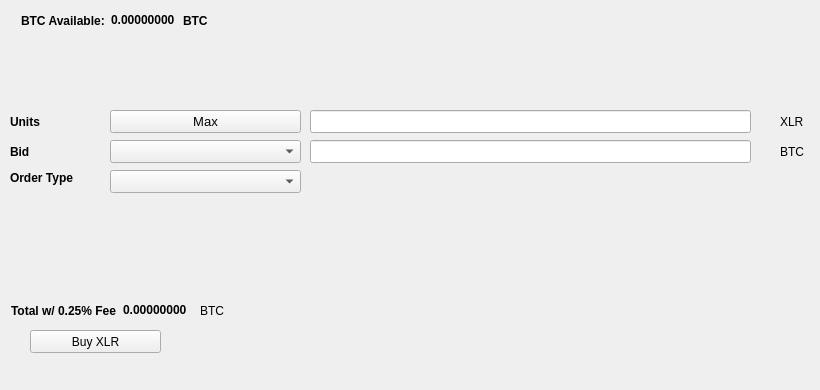
   <widget class="QWidget" name="BuyTab">
    <attribute name="title">
     <string>Buy</string>
    </attribute>
    <widget class="QPushButton" name="BuyXLR">
     <property name="geometry">
      <rect>
       <x>30</x>
       <y>330</y>
       <width>131</width>
       <height>23</height>
      </rect>
     </property>
     <property name="text">
      <string>Buy XLR</string>
     </property>
     <property name="icon">
      <iconset resource="../chilicoin.qrc">
       <normaloff>:/icons/bitcoin</normaloff>:/icons/bitcoin</iconset>
     </property>
    </widget>
    <widget class="QLabel" name="label_3">
     <property name="geometry">
      <rect>
       <x>10</x>
       <y>110</y>
       <width>46</width>
       <height>23</height>
      </rect>
     </property>
     <property name="font">
      <font>
       <weight>75</weight>
       <bold>true</bold>
      </font>
     </property>
     <property name="text">
      <string>Units</string>
     </property>
    </widget>
    <widget class="QLineEdit" name="UnitsInput">
     <property name="geometry">
      <rect>
       <x>310</x>
       <y>110</y>
       <width>441</width>
       <height>23</height>
      </rect>
     </property>
     <property name="font">
      <font>
       <pointsize>9</pointsize>
       <weight>75</weight>
       <bold>true</bold>
      </font>
     </property>
    </widget>
    <widget class="QLineEdit" name="BuyBidPriceEdit">
     <property name="geometry">
      <rect>
       <x>310</x>
       <y>140</y>
       <width>441</width>
       <height>23</height>
      </rect>
     </property>
     <property name="font">
      <font>
       <pointsize>9</pointsize>
       <weight>75</weight>
       <bold>true</bold>
      </font>
     </property>
    </widget>
    <widget class="QLabel" name="label_4">
     <property name="geometry">
      <rect>
       <x>780</x>
       <y>110</y>
       <width>31</width>
       <height>23</height>
      </rect>
     </property>
     <property name="text">
      <string>XLR</string>
     </property>
    </widget>
    <widget class="QLabel" name="label_5">
     <property name="geometry">
      <rect>
       <x>780</x>
       <y>140</y>
       <width>31</width>
       <height>23</height>
      </rect>
     </property>
     <property name="text">
      <string>BTC</string>
     </property>
    </widget>
    <widget class="QLabel" name="label_6">
     <property name="geometry">
      <rect>
       <x>10</x>
       <y>140</y>
       <width>46</width>
       <height>23</height>
      </rect>
     </property>
     <property name="font">
      <font>
       <weight>75</weight>
       <bold>true</bold>
      </font>
     </property>
     <property name="text">
      <string>Bid</string>
     </property>
    </widget>
    <widget class="QLabel" name="label_7">
     <property name="geometry">
      <rect>
       <x>10</x>
       <y>170</y>
       <width>91</width>
       <height>16</height>
      </rect>
     </property>
     <property name="font">
      <font>
       <weight>75</weight>
       <bold>true</bold>
      </font>
     </property>
     <property name="text">
      <string>Order Type</string>
     </property>
    </widget>
    <widget class="QPushButton" name="Buy_Max_Amount">
     <property name="geometry">
      <rect>
       <x>110</x>
       <y>110</y>
       <width>191</width>
       <height>23</height>
      </rect>
     </property>
     <property name="font">
      <font>
       <pointsize>10</pointsize>
      </font>
     </property>
     <property name="text">
      <string>Max</string>
     </property>
    </widget>
    <widget class="QComboBox" name="BuyBidcomboBox">
     <property name="geometry">
      <rect>
       <x>110</x>
       <y>140</y>
       <width>191</width>
       <height>23</height>
      </rect>
     </property>
     <property name="font">
      <font>
       <pointsize>10</pointsize>
      </font>
     </property>
    </widget>
    <widget class="QComboBox" name="buyOrdertypeCombo">
     <property name="geometry">
      <rect>
       <x>110</x>
       <y>170</y>
       <width>191</width>
       <height>23</height>
      </rect>
     </property>
     <property name="font">
      <font>
       <pointsize>10</pointsize>
      </font>
     </property>
    </widget>
    <widget class="QWidget" name="layoutWidget1">
     <property name="geometry">
      <rect>
       <x>21</x>
       <y>11</y>
       <width>227</width>
       <height>19</height>
      </rect>
     </property>
     <layout class="QHBoxLayout" name="horizontalLayout_3">
      <item>
       <widget class="QLabel" name="label232">
        <property name="font">
         <font>
          <weight>75</weight>
          <bold>true</bold>
         </font>
        </property>
        <property name="text">
         <string>BTC Available:</string>
        </property>
       </widget>
      </item>
      <item>
       <widget class="QLabel" name="BtcAvailableLbl">
        <property name="palette">
         <palette>
          <active>
           <colorrole role="WindowText">
            <brush brushstyle="SolidPattern">
             <color alpha="255">
              <red>0</red>
              <green>0</green>
              <blue>0</blue>
             </color>
            </brush>
           </colorrole>
           <colorrole role="Button">
            <brush brushstyle="SolidPattern">
             <color alpha="255">
              <red>0</red>
              <green>170</green>
              <blue>0</blue>
             </color>
            </brush>
           </colorrole>
           <colorrole role="Light">
            <brush brushstyle="SolidPattern">
             <color alpha="255">
              <red>0</red>
              <green>255</green>
              <blue>0</blue>
             </color>
            </brush>
           </colorrole>
           <colorrole role="Midlight">
            <brush brushstyle="SolidPattern">
             <color alpha="255">
              <red>0</red>
              <green>212</green>
              <blue>0</blue>
             </color>
            </brush>
           </colorrole>
           <colorrole role="Dark">
            <brush brushstyle="SolidPattern">
             <color alpha="255">
              <red>0</red>
              <green>85</green>
              <blue>0</blue>
             </color>
            </brush>
           </colorrole>
           <colorrole role="Mid">
            <brush brushstyle="SolidPattern">
             <color alpha="255">
              <red>0</red>
              <green>113</green>
              <blue>0</blue>
             </color>
            </brush>
           </colorrole>
           <colorrole role="Text">
            <brush brushstyle="SolidPattern">
             <color alpha="255">
              <red>0</red>
              <green>170</green>
              <blue>0</blue>
             </color>
            </brush>
           </colorrole>
           <colorrole role="BrightText">
            <brush brushstyle="SolidPattern">
             <color alpha="255">
              <red>255</red>
              <green>255</green>
              <blue>255</blue>
             </color>
            </brush>
           </colorrole>
           <colorrole role="ButtonText">
            <brush brushstyle="SolidPattern">
             <color alpha="255">
              <red>0</red>
              <green>0</green>
              <blue>0</blue>
             </color>
            </brush>
           </colorrole>
           <colorrole role="Base">
            <brush brushstyle="SolidPattern">
             <color alpha="255">
              <red>255</red>
              <green>255</green>
              <blue>255</blue>
             </color>
            </brush>
           </colorrole>
           <colorrole role="Window">
            <brush brushstyle="SolidPattern">
             <color alpha="255">
              <red>0</red>
              <green>170</green>
              <blue>0</blue>
             </color>
            </brush>
           </colorrole>
           <colorrole role="Shadow">
            <brush brushstyle="SolidPattern">
             <color alpha="255">
              <red>0</red>
              <green>0</green>
              <blue>0</blue>
             </color>
            </brush>
           </colorrole>
           <colorrole role="AlternateBase">
            <brush brushstyle="SolidPattern">
             <color alpha="255">
              <red>127</red>
              <green>212</green>
              <blue>127</blue>
             </color>
            </brush>
           </colorrole>
           <colorrole role="ToolTipBase">
            <brush brushstyle="SolidPattern">
             <color alpha="255">
              <red>255</red>
              <green>255</green>
              <blue>220</blue>
             </color>
            </brush>
           </colorrole>
           <colorrole role="ToolTipText">
            <brush brushstyle="SolidPattern">
             <color alpha="255">
              <red>0</red>
              <green>0</green>
              <blue>0</blue>
             </color>
            </brush>
           </colorrole>
          </active>
          <inactive>
           <colorrole role="WindowText">
            <brush brushstyle="SolidPattern">
             <color alpha="255">
              <red>0</red>
              <green>0</green>
              <blue>0</blue>
             </color>
            </brush>
           </colorrole>
           <colorrole role="Button">
            <brush brushstyle="SolidPattern">
             <color alpha="255">
              <red>0</red>
              <green>170</green>
              <blue>0</blue>
             </color>
            </brush>
           </colorrole>
           <colorrole role="Light">
            <brush brushstyle="SolidPattern">
             <color alpha="255">
              <red>0</red>
              <green>255</green>
              <blue>0</blue>
             </color>
            </brush>
           </colorrole>
           <colorrole role="Midlight">
            <brush brushstyle="SolidPattern">
             <color alpha="255">
              <red>0</red>
              <green>212</green>
              <blue>0</blue>
             </color>
            </brush>
           </colorrole>
           <colorrole role="Dark">
            <brush brushstyle="SolidPattern">
             <color alpha="255">
              <red>0</red>
              <green>85</green>
              <blue>0</blue>
             </color>
            </brush>
           </colorrole>
           <colorrole role="Mid">
            <brush brushstyle="SolidPattern">
             <color alpha="255">
              <red>0</red>
              <green>113</green>
              <blue>0</blue>
             </color>
            </brush>
           </colorrole>
           <colorrole role="Text">
            <brush brushstyle="SolidPattern">
             <color alpha="255">
              <red>0</red>
              <green>170</green>
              <blue>0</blue>
             </color>
            </brush>
           </colorrole>
           <colorrole role="BrightText">
            <brush brushstyle="SolidPattern">
             <color alpha="255">
              <red>255</red>
              <green>255</green>
              <blue>255</blue>
             </color>
            </brush>
           </colorrole>
           <colorrole role="ButtonText">
            <brush brushstyle="SolidPattern">
             <color alpha="255">
              <red>0</red>
              <green>0</green>
              <blue>0</blue>
             </color>
            </brush>
           </colorrole>
           <colorrole role="Base">
            <brush brushstyle="SolidPattern">
             <color alpha="255">
              <red>255</red>
              <green>255</green>
              <blue>255</blue>
             </color>
            </brush>
           </colorrole>
           <colorrole role="Window">
            <brush brushstyle="SolidPattern">
             <color alpha="255">
              <red>0</red>
              <green>170</green>
              <blue>0</blue>
             </color>
            </brush>
           </colorrole>
           <colorrole role="Shadow">
            <brush brushstyle="SolidPattern">
             <color alpha="255">
              <red>0</red>
              <green>0</green>
              <blue>0</blue>
             </color>
            </brush>
           </colorrole>
           <colorrole role="AlternateBase">
            <brush brushstyle="SolidPattern">
             <color alpha="255">
              <red>127</red>
              <green>212</green>
              <blue>127</blue>
             </color>
            </brush>
           </colorrole>
           <colorrole role="ToolTipBase">
            <brush brushstyle="SolidPattern">
             <color alpha="255">
              <red>255</red>
              <green>255</green>
              <blue>220</blue>
             </color>
            </brush>
           </colorrole>
           <colorrole role="ToolTipText">
            <brush brushstyle="SolidPattern">
             <color alpha="255">
              <red>0</red>
              <green>0</green>
              <blue>0</blue>
             </color>
            </brush>
           </colorrole>
          </inactive>
          <disabled>
           <colorrole role="WindowText">
            <brush brushstyle="SolidPattern">
             <color alpha="255">
              <red>0</red>
              <green>85</green>
              <blue>0</blue>
             </color>
            </brush>
           </colorrole>
           <colorrole role="Button">
            <brush brushstyle="SolidPattern">
             <color alpha="255">
              <red>0</red>
              <green>170</green>
              <blue>0</blue>
             </color>
            </brush>
           </colorrole>
           <colorrole role="Light">
            <brush brushstyle="SolidPattern">
             <color alpha="255">
              <red>0</red>
              <green>255</green>
              <blue>0</blue>
             </color>
            </brush>
           </colorrole>
           <colorrole role="Midlight">
            <brush brushstyle="SolidPattern">
             <color alpha="255">
              <red>0</red>
              <green>212</green>
              <blue>0</blue>
             </color>
            </brush>
           </colorrole>
           <colorrole role="Dark">
            <brush brushstyle="SolidPattern">
             <color alpha="255">
              <red>0</red>
              <green>85</green>
              <blue>0</blue>
             </color>
            </brush>
           </colorrole>
           <colorrole role="Mid">
            <brush brushstyle="SolidPattern">
             <color alpha="255">
              <red>0</red>
              <green>113</green>
              <blue>0</blue>
             </color>
            </brush>
           </colorrole>
           <colorrole role="Text">
            <brush brushstyle="SolidPattern">
             <color alpha="255">
              <red>0</red>
              <green>85</green>
              <blue>0</blue>
             </color>
            </brush>
           </colorrole>
           <colorrole role="BrightText">
            <brush brushstyle="SolidPattern">
             <color alpha="255">
              <red>255</red>
              <green>255</green>
              <blue>255</blue>
             </color>
            </brush>
           </colorrole>
           <colorrole role="ButtonText">
            <brush brushstyle="SolidPattern">
             <color alpha="255">
              <red>0</red>
              <green>85</green>
              <blue>0</blue>
             </color>
            </brush>
           </colorrole>
           <colorrole role="Base">
            <brush brushstyle="SolidPattern">
             <color alpha="255">
              <red>0</red>
              <green>170</green>
              <blue>0</blue>
             </color>
            </brush>
           </colorrole>
           <colorrole role="Window">
            <brush brushstyle="SolidPattern">
             <color alpha="255">
              <red>0</red>
              <green>170</green>
              <blue>0</blue>
             </color>
            </brush>
           </colorrole>
           <colorrole role="Shadow">
            <brush brushstyle="SolidPattern">
             <color alpha="255">
              <red>0</red>
              <green>0</green>
              <blue>0</blue>
             </color>
            </brush>
           </colorrole>
           <colorrole role="AlternateBase">
            <brush brushstyle="SolidPattern">
             <color alpha="255">
              <red>0</red>
              <green>170</green>
              <blue>0</blue>
             </color>
            </brush>
           </colorrole>
           <colorrole role="ToolTipBase">
            <brush brushstyle="SolidPattern">
             <color alpha="255">
              <red>255</red>
              <green>255</green>
              <blue>220</blue>
             </color>
            </brush>
           </colorrole>
           <colorrole role="ToolTipText">
            <brush brushstyle="SolidPattern">
             <color alpha="255">
              <red>0</red>
              <green>0</green>
              <blue>0</blue>
             </color>
            </brush>
           </colorrole>
          </disabled>
         </palette>
        </property>
        <property name="font">
         <font>
          <weight>75</weight>
          <bold>true</bold>
         </font>
        </property>
        <property name="text">
         <string>0.00000000</string>
        </property>
        <property name="textInteractionFlags">
         <set>Qt::LinksAccessibleByMouse|Qt::TextSelectableByKeyboard|Qt::TextSelectableByMouse</set>
        </property>
       </widget>
      </item>
      <item>
       <widget class="QLabel" name="BtcAvailableLbl_2">
        <property name="font">
         <font>
          <weight>75</weight>
          <bold>true</bold>
         </font>
        </property>
        <property name="text">
         <string>BTC</string>
        </property>
       </widget>
      </item>
     </layout>
    </widget>
    <widget class="QWidget" name="layoutWidge2">
     <property name="geometry">
      <rect>
       <x>11</x>
       <y>301</y>
       <width>259</width>
       <height>19</height>
      </rect>
     </property>
     <layout class="QHBoxLayout" name="horizontalLayout_4">
      <item>
       <widget class="QLabel" name="label_9">
        <property name="font">
         <font>
          <weight>75</weight>
          <bold>true</bold>
         </font>
        </property>
        <property name="text">
         <string>Total w/ 0.25% Fee</string>
        </property>
       </widget>
      </item>
      <item>
       <widget class="QLabel" name="BuyCostLabel">
        <property name="palette">
         <palette>
          <active>
           <colorrole role="WindowText">
            <brush brushstyle="SolidPattern">
             <color alpha="255">
              <red>0</red>
              <green>0</green>
              <blue>0</blue>
             </color>
            </brush>
           </colorrole>
           <colorrole role="Button">
            <brush brushstyle="SolidPattern">
             <color alpha="255">
              <red>0</red>
              <green>170</green>
              <blue>0</blue>
             </color>
            </brush>
           </colorrole>
           <colorrole role="Light">
            <brush brushstyle="SolidPattern">
             <color alpha="255">
              <red>0</red>
              <green>255</green>
              <blue>0</blue>
             </color>
            </brush>
           </colorrole>
           <colorrole role="Midlight">
            <brush brushstyle="SolidPattern">
             <color alpha="255">
              <red>0</red>
              <green>212</green>
              <blue>0</blue>
             </color>
            </brush>
           </colorrole>
           <colorrole role="Dark">
            <brush brushstyle="SolidPattern">
             <color alpha="255">
              <red>0</red>
              <green>85</green>
              <blue>0</blue>
             </color>
            </brush>
           </colorrole>
           <colorrole role="Mid">
            <brush brushstyle="SolidPattern">
             <color alpha="255">
              <red>0</red>
              <green>113</green>
              <blue>0</blue>
             </color>
            </brush>
           </colorrole>
           <colorrole role="Text">
            <brush brushstyle="SolidPattern">
             <color alpha="255">
              <red>0</red>
              <green>170</green>
              <blue>0</blue>
             </color>
            </brush>
           </colorrole>
           <colorrole role="BrightText">
            <brush brushstyle="SolidPattern">
             <color alpha="255">
              <red>255</red>
              <green>255</green>
              <blue>255</blue>
             </color>
            </brush>
           </colorrole>
           <colorrole role="ButtonText">
            <brush brushstyle="SolidPattern">
             <color alpha="255">
              <red>0</red>
              <green>0</green>
              <blue>0</blue>
             </color>
            </brush>
           </colorrole>
           <colorrole role="Base">
            <brush brushstyle="SolidPattern">
             <color alpha="255">
              <red>255</red>
              <green>255</green>
              <blue>255</blue>
             </color>
            </brush>
           </colorrole>
           <colorrole role="Window">
            <brush brushstyle="SolidPattern">
             <color alpha="255">
              <red>0</red>
              <green>170</green>
              <blue>0</blue>
             </color>
            </brush>
           </colorrole>
           <colorrole role="Shadow">
            <brush brushstyle="SolidPattern">
             <color alpha="255">
              <red>0</red>
              <green>0</green>
              <blue>0</blue>
             </color>
            </brush>
           </colorrole>
           <colorrole role="AlternateBase">
            <brush brushstyle="SolidPattern">
             <color alpha="255">
              <red>127</red>
              <green>212</green>
              <blue>127</blue>
             </color>
            </brush>
           </colorrole>
           <colorrole role="ToolTipBase">
            <brush brushstyle="SolidPattern">
             <color alpha="255">
              <red>255</red>
              <green>255</green>
              <blue>220</blue>
             </color>
            </brush>
           </colorrole>
           <colorrole role="ToolTipText">
            <brush brushstyle="SolidPattern">
             <color alpha="255">
              <red>0</red>
              <green>0</green>
              <blue>0</blue>
             </color>
            </brush>
           </colorrole>
          </active>
          <inactive>
           <colorrole role="WindowText">
            <brush brushstyle="SolidPattern">
             <color alpha="255">
              <red>0</red>
              <green>0</green>
              <blue>0</blue>
             </color>
            </brush>
           </colorrole>
           <colorrole role="Button">
            <brush brushstyle="SolidPattern">
             <color alpha="255">
              <red>0</red>
              <green>170</green>
              <blue>0</blue>
             </color>
            </brush>
           </colorrole>
           <colorrole role="Light">
            <brush brushstyle="SolidPattern">
             <color alpha="255">
              <red>0</red>
              <green>255</green>
              <blue>0</blue>
             </color>
            </brush>
           </colorrole>
           <colorrole role="Midlight">
            <brush brushstyle="SolidPattern">
             <color alpha="255">
              <red>0</red>
              <green>212</green>
              <blue>0</blue>
             </color>
            </brush>
           </colorrole>
           <colorrole role="Dark">
            <brush brushstyle="SolidPattern">
             <color alpha="255">
              <red>0</red>
              <green>85</green>
              <blue>0</blue>
             </color>
            </brush>
           </colorrole>
           <colorrole role="Mid">
            <brush brushstyle="SolidPattern">
             <color alpha="255">
              <red>0</red>
              <green>113</green>
              <blue>0</blue>
             </color>
            </brush>
           </colorrole>
           <colorrole role="Text">
            <brush brushstyle="SolidPattern">
             <color alpha="255">
              <red>0</red>
              <green>170</green>
              <blue>0</blue>
             </color>
            </brush>
           </colorrole>
           <colorrole role="BrightText">
            <brush brushstyle="SolidPattern">
             <color alpha="255">
              <red>255</red>
              <green>255</green>
              <blue>255</blue>
             </color>
            </brush>
           </colorrole>
           <colorrole role="ButtonText">
            <brush brushstyle="SolidPattern">
             <color alpha="255">
              <red>0</red>
              <green>0</green>
              <blue>0</blue>
             </color>
            </brush>
           </colorrole>
           <colorrole role="Base">
            <brush brushstyle="SolidPattern">
             <color alpha="255">
              <red>255</red>
              <green>255</green>
              <blue>255</blue>
             </color>
            </brush>
           </colorrole>
           <colorrole role="Window">
            <brush brushstyle="SolidPattern">
             <color alpha="255">
              <red>0</red>
              <green>170</green>
              <blue>0</blue>
             </color>
            </brush>
           </colorrole>
           <colorrole role="Shadow">
            <brush brushstyle="SolidPattern">
             <color alpha="255">
              <red>0</red>
              <green>0</green>
              <blue>0</blue>
             </color>
            </brush>
           </colorrole>
           <colorrole role="AlternateBase">
            <brush brushstyle="SolidPattern">
             <color alpha="255">
              <red>127</red>
              <green>212</green>
              <blue>127</blue>
             </color>
            </brush>
           </colorrole>
           <colorrole role="ToolTipBase">
            <brush brushstyle="SolidPattern">
             <color alpha="255">
              <red>255</red>
              <green>255</green>
              <blue>220</blue>
             </color>
            </brush>
           </colorrole>
           <colorrole role="ToolTipText">
            <brush brushstyle="SolidPattern">
             <color alpha="255">
              <red>0</red>
              <green>0</green>
              <blue>0</blue>
             </color>
            </brush>
           </colorrole>
          </inactive>
          <disabled>
           <colorrole role="WindowText">
            <brush brushstyle="SolidPattern">
             <color alpha="255">
              <red>0</red>
              <green>85</green>
              <blue>0</blue>
             </color>
            </brush>
           </colorrole>
           <colorrole role="Button">
            <brush brushstyle="SolidPattern">
             <color alpha="255">
              <red>0</red>
              <green>170</green>
              <blue>0</blue>
             </color>
            </brush>
           </colorrole>
           <colorrole role="Light">
            <brush brushstyle="SolidPattern">
             <color alpha="255">
              <red>0</red>
              <green>255</green>
              <blue>0</blue>
             </color>
            </brush>
           </colorrole>
           <colorrole role="Midlight">
            <brush brushstyle="SolidPattern">
             <color alpha="255">
              <red>0</red>
              <green>212</green>
              <blue>0</blue>
             </color>
            </brush>
           </colorrole>
           <colorrole role="Dark">
            <brush brushstyle="SolidPattern">
             <color alpha="255">
              <red>0</red>
              <green>85</green>
              <blue>0</blue>
             </color>
            </brush>
           </colorrole>
           <colorrole role="Mid">
            <brush brushstyle="SolidPattern">
             <color alpha="255">
              <red>0</red>
              <green>113</green>
              <blue>0</blue>
             </color>
            </brush>
           </colorrole>
           <colorrole role="Text">
            <brush brushstyle="SolidPattern">
             <color alpha="255">
              <red>0</red>
              <green>85</green>
              <blue>0</blue>
             </color>
            </brush>
           </colorrole>
           <colorrole role="BrightText">
            <brush brushstyle="SolidPattern">
             <color alpha="255">
              <red>255</red>
              <green>255</green>
              <blue>255</blue>
             </color>
            </brush>
           </colorrole>
           <colorrole role="ButtonText">
            <brush brushstyle="SolidPattern">
             <color alpha="255">
              <red>0</red>
              <green>85</green>
              <blue>0</blue>
             </color>
            </brush>
           </colorrole>
           <colorrole role="Base">
            <brush brushstyle="SolidPattern">
             <color alpha="255">
              <red>0</red>
              <green>170</green>
              <blue>0</blue>
             </color>
            </brush>
           </colorrole>
           <colorrole role="Window">
            <brush brushstyle="SolidPattern">
             <color alpha="255">
              <red>0</red>
              <green>170</green>
              <blue>0</blue>
             </color>
            </brush>
           </colorrole>
           <colorrole role="Shadow">
            <brush brushstyle="SolidPattern">
             <color alpha="255">
              <red>0</red>
              <green>0</green>
              <blue>0</blue>
             </color>
            </brush>
           </colorrole>
           <colorrole role="AlternateBase">
            <brush brushstyle="SolidPattern">
             <color alpha="255">
              <red>0</red>
              <green>170</green>
              <blue>0</blue>
             </color>
            </brush>
           </colorrole>
           <colorrole role="ToolTipBase">
            <brush brushstyle="SolidPattern">
             <color alpha="255">
              <red>255</red>
              <green>255</green>
              <blue>220</blue>
             </color>
            </brush>
           </colorrole>
           <colorrole role="ToolTipText">
            <brush brushstyle="SolidPattern">
             <color alpha="255">
              <red>0</red>
              <green>0</green>
              <blue>0</blue>
             </color>
            </brush>
           </colorrole>
          </disabled>
         </palette>
        </property>
        <property name="font">
         <font>
          <weight>75</weight>
          <bold>true</bold>
         </font>
        </property>
        <property name="autoFillBackground">
         <bool>false</bool>
        </property>
        <property name="text">
         <string>0.00000000</string>
        </property>
        <property name="textInteractionFlags">
         <set>Qt::LinksAccessibleByMouse|Qt::TextSelectableByMouse</set>
        </property>
       </widget>
      </item>
      <item>
       <widget class="QLabel" name="label_10">
        <property name="font">
         <font>
          <weight>50</weight>
          <bold>false</bold>
         </font>
        </property>
        <property name="text">
         <string>BTC</string>
        </property>
       </widget>
      </item>
     </layout>
    </widget>
    <widget class="QLabel" name="label_24">
     <property name="geometry">
      <rect>
       <x>460</x>
       <y>300</y>
       <width>281</width>
       <height>81</height>
      </rect>
     </property>
     <property name="text">
      <string/>
     </property>
     <property name="pixmap">
      <pixmap>:/images/bittrex</pixmap>
     </property>
    </widget>
   </widget>
